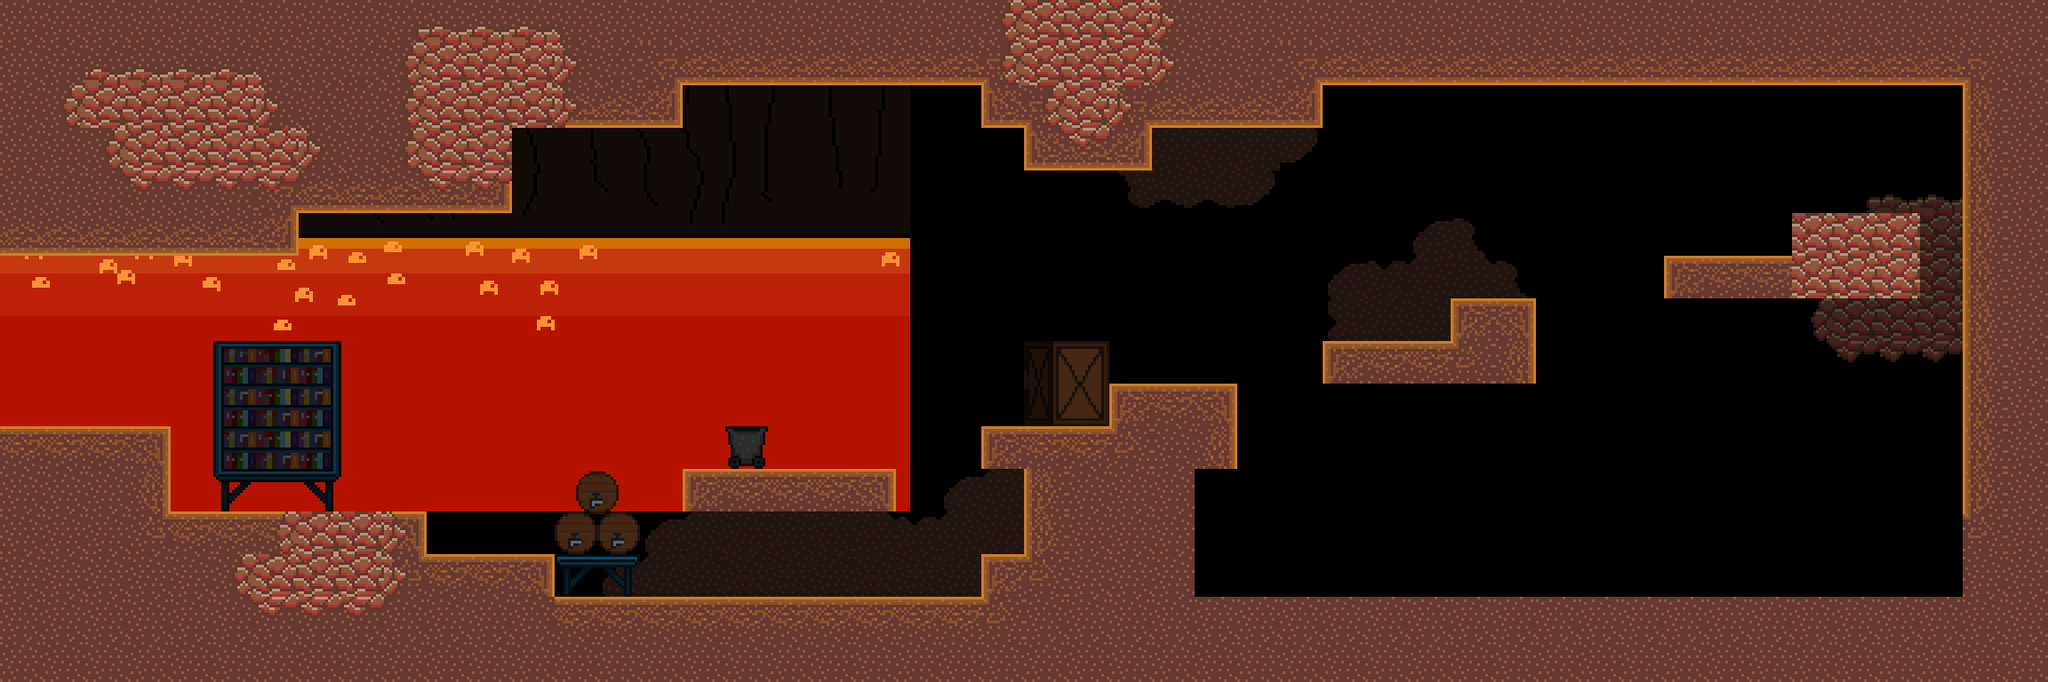

A level layout from a 2D game, rendered from its tile map. Below: a short description, then the map file with tile-grid data replaced by summaries:
An orthogonal 48x16 tile map with 48x48 px tiles, 2 tile layers (back_tiles, front), 3 tilesets, 1 image layer and 24 objects (SpawnPoint, HazardLava, HealthChargePickup, Portal).

<map version="1.10" tiledversion="1.11.0" orientation="orthogonal" renderorder="right-down" width="48" height="16" tilewidth="48" tileheight="48" infinite="0" nextlayerid="20" nextobjectid="118">
 <tileset firstgid="1" name="tileset01" tilewidth="48" tileheight="48" tilecount="176" columns="16">
  <image source="../tilesets/tileset01.png" width="768" height="528" />
 </tileset>
 <tileset firstgid="177" name="tileset02" tilewidth="48" tileheight="48" tilecount="121" columns="11">
  <image source="../tilesets/tileset02.png" width="528" height="528" />
 </tileset>
 <tileset firstgid="298" name="objects" tilewidth="48" tileheight="48" tilecount="64" columns="8">
  <image source="../tilesets/objects.png" width="384" height="384" />
 </tileset>
 <imagelayer id="17" name="Image Layer 1">
  <image source="../Backgrounds/fire_back.png" width="1024" height="576" />
  <properties>
   <property name="depth" type="int" value="3000" />
   <property name="parallax_x" type="float" value="0" />
   <property name="parallax_y" type="float" value="0" />
   <property name="repeat_y" type="bool" value="true" />
  </properties>
 </imagelayer>
 <imagelayer id="18" name="Image Layer 2">
  <image source="Backgrounds/fire_far.png" width="1024" height="576" />
  <properties>
   <property name="depth" type="int" value="2900" />
   <property name="parallax_x" type="float" value="0.2" />
   <property name="parallax_y" type="float" value="0.8" />
   <property name="repeat_y" type="bool" value="false" />
  </properties>
 </imagelayer>
 <imagelayer id="19" name="Image Layer 3">
  <image source="Backgrounds/fire_front.png" width="1024" height="576" />
  <properties>
   <property name="depth" type="int" value="2800" />
   <property name="parallax_x" type="float" value="0.3" />
   <property name="parallax_y" type="float" value="0.9" />
   <property name="repeat_y" type="bool" value="false" />
  </properties>
 </imagelayer>
 <layer id="11" name="back_tiles" width="48" height="16">
  <properties>
   <property name="depth" type="int" value="1000" />
   <property name="tileset" type="int" value="1" />
  </properties>
  <data>[768 cells, 399 non-empty, 30 distinct tile ids]</data>
 </layer>
 <layer id="12" name="front" width="48" height="16">
  <properties>
   <property name="depth" type="int" value="900" />
   <property name="tileset" type="int" value="1" />
  </properties>
  <data>[768 cells, 69 non-empty, 28 distinct tile ids]</data>
 </layer>
 <objectgroup color="#ffaa00" id="16" name="spawnpoints">
  <object id="35" type="SpawnPoint" x="0" y="288" width="48" height="48">
   <properties>
    <property name="id" type="int" value="0" />
   </properties>
  </object>
 </objectgroup>
 <objectgroup id="14" name="objects">
  <object id="106" type="HazardLava" gid="306" x="1344" y="672" width="864" height="48" />
  <object id="117" type="HealthChargePickup" x="2064" y="144" width="48" height="48">
   <properties>
    <property name="id" type="int" value="0" />
    <property name="lore" type="int" value="5" />
    <property name="text" value="the books are our most powerful tool" />
   </properties>
  </object>
 </objectgroup>
 <objectgroup color="#0000ff" id="13" name="walls">
  <properties>
   <property name="isWallLayer" type="bool" value="true" />
  </properties>
  <object id="24" x="768" y="0" width="1440" height="96" />
  <object id="26" x="2208" y="0" width="96" height="672" />
  <object id="43" x="192" y="576" width="288" height="96" />
  <object id="49" x="336" y="0" width="240" height="240" />
  <object id="50" x="576" y="0" width="192" height="144" />
  <object id="52" x="0" y="672" width="2304" height="96" />
  <object id="53" x="480" y="624" width="144" height="48" />
  <object id="54" x="0" y="480" width="192" height="192" />
  <object id="55" x="1104" y="480" width="288" height="48" />
  <object id="96" x="0" y="0" width="336" height="288" />
  <object id="97" x="768" y="528" width="240" height="48" />
  <object id="98" x="1104" y="624" width="240" height="48" />
  <object id="99" x="1152" y="528" width="192" height="96" />
  <object id="100" x="1248" y="432" width="144" height="48" />
  <object id="101" x="1488" y="384" width="240" height="48" />
  <object id="102" x="1632" y="336" width="96" height="48" />
  <object id="103" x="1872" y="288" width="288" height="48" />
  <object id="104" x="2016" y="240" width="144" height="48" />
  <object id="115" x="1104" y="96" width="384" height="48" />
  <object id="116" x="1152" y="144" width="144" height="48" />
 </objectgroup>
 <objectgroup color="#00ff00" id="15" name="doors">
  <object id="19" type="Portal" x="-96" y="288" width="48" height="192">
   <properties>
    <property name="horizontal" type="bool" value="false" />
    <property name="id_point" type="int" value="2" />
    <property name="id_room" type="int" value="2" />
   </properties>
  </object>
 </objectgroup>
</map>
